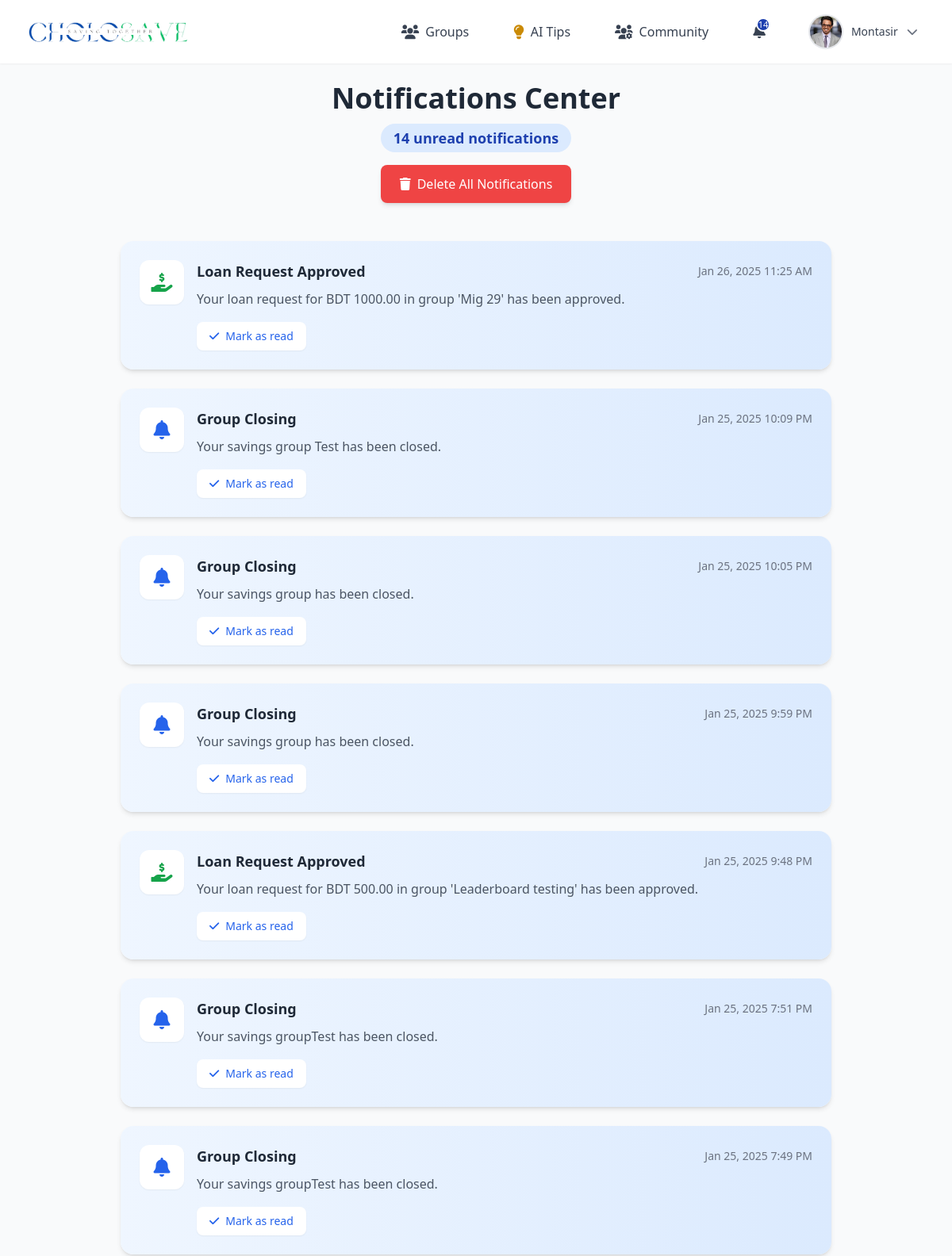
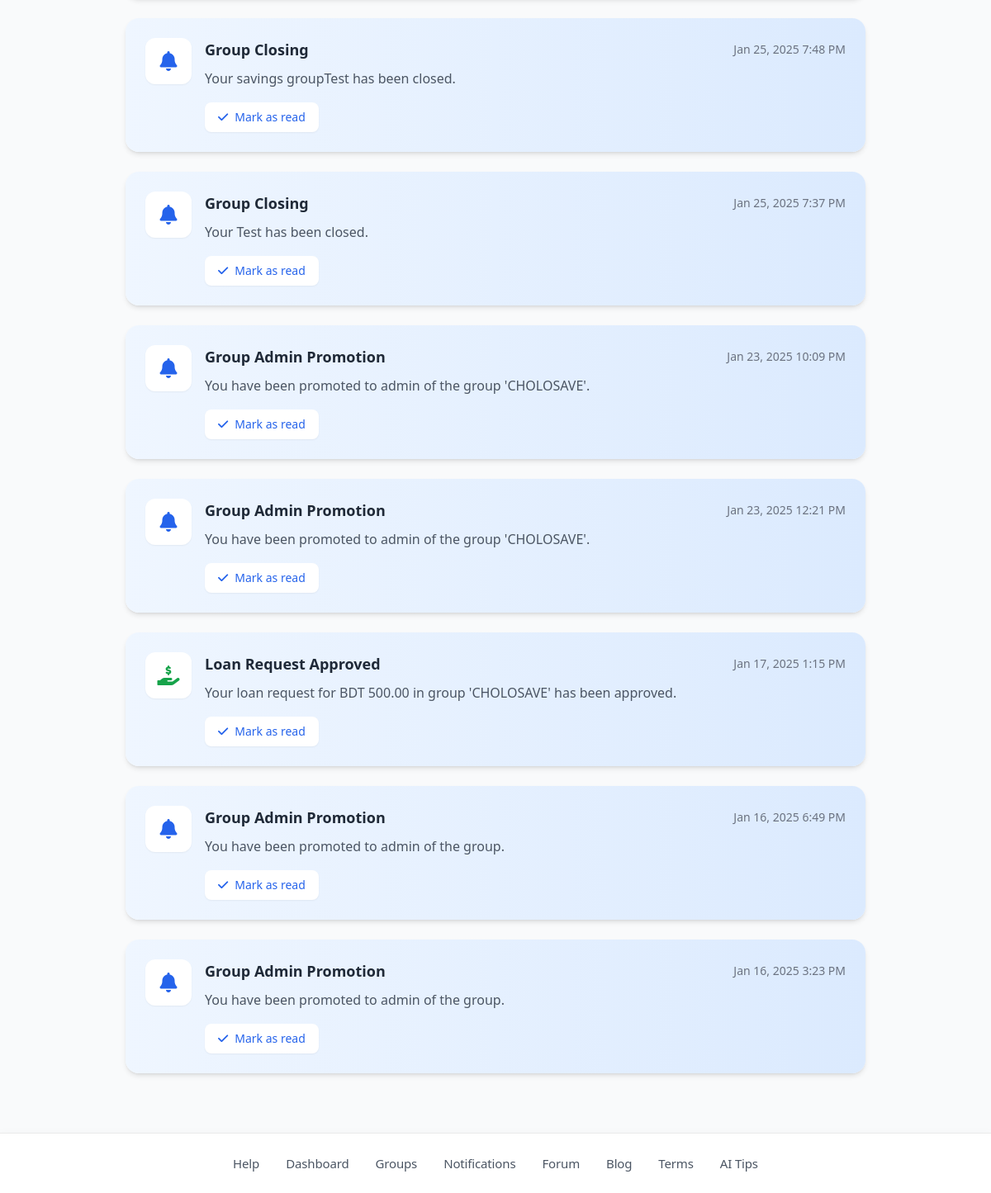
The page /notification.php (signed in) on the database its author committed (2 pictures, top to bottom).
### tables this page shows
CREATE TABLE `users` (
  `id` int(11) NOT NULL,
  `name` varchar(255) DEFAULT NULL,
  `email` varchar(255) DEFAULT NULL,
  `phone_number` varchar(255) DEFAULT NULL,
  `password` varchar(255) DEFAULT NULL,
  `role` enum('user','group_admin','admin') DEFAULT 'user',
  `created_at` timestamp NOT NULL DEFAULT current_timestamp(),
  `profile_picture` varchar(255) NOT NULL,
  `otp` varchar(6) DEFAULT NULL,
  `otp_expiry` datetime DEFAULT NULL
);

CREATE TABLE `notifications` (
  `notification_id` int(11) NOT NULL,
  `target_user_id` int(11) DEFAULT NULL,
  `target_group_id` int(11) DEFAULT NULL,
  `title` varchar(255) NOT NULL,
  `message` text NOT NULL,
  `status` enum('unread','read') DEFAULT 'unread',
  `created_at` timestamp NOT NULL DEFAULT current_timestamp(),
  `type` enum('loan_approval','withdrawal','join_request','payment_reminder','group_loan_request','leave_request','group_withdraw_request','admin_promotion','close_savings') NOT NULL
);

### notification.php (the view, shortened to what this page needs)
<?php
include 'db.php';
include 'includes/header2.php';
$user_id = $_SESSION['user_id'];
$query = "SELECT * FROM notifications WHERE target_user_id = ? ORDER BY created_at DESC";
try {
    $stmt = $conn->prepare($query);
    $stmt->bind_param("i", $user_id);
    $stmt->execute();
    $notifications = $stmt->get_result()->fetch_all(MYSQLI_ASSOC);
    $unread_count = array_reduce($notifications, function ($carry, $item) {
        return $carry + ($item['status'] === 'unread' ? 1 : 0);
    }, 0);
} catch (Exception $e) {
    die("Error: " . $e->getMessage());
}
?>
<!DOCTYPE html>
<html lang="en">
<head>
    <script src="https://cdn.tailwindcss.com"></script>
    <link href="https://cdnjs.cloudflare.com/ajax/libs/font-awesome/6.0.0/css/all.min.css" rel="stylesheet">
</head>
<body class="bg-gradient-to-br from-blue-50 via-gray-50 to-purple-50">
    <div class="wrapper">
        <div class="content">
            <div class="container mx-auto p-6">
                <div class="text-center mb-12">
                    <h1 class="text-4xl font-bold text-gray-800 mb-3">Notifications Center</h1>
                    <p class="text-gray-600 text-lg">
                        <?php if ($unread_count > 0): ?>
                            <span
                                class="badge inline-flex items-center justify-center px-4 py-1 bg-blue-100 text-blue-800 rounded-full font-semibold">
                                <?= $unread_count ?> unread notification<?= $unread_count !== 1 ? 's' : '' ?>
                            </span>
                        <?php else: ?>
                            You're all caught up!
                        <?php endif; ?>
                    </p>
                    <?php if (!empty($notifications)): ?>
                        <form method="POST" class="mt-4">
                            <button type="submit" name="delete_all_notifications"
                                class="inline-flex items-center px-6 py-3 bg-red-500 text-white rounded-lg shadow-md hover:bg-red-600 transition-colors">
                                <i class="fas fa-trash mr-2"></i>
                                Delete All Notifications
                            </button>
                        </form>
                    <?php endif; ?>
                </div>
                <div class="max-w-4xl mx-auto mb-12">
                    <?php if (empty($notifications)): ?>
                        <div class="bg-white rounded-2xl shadow-lg p-12 text-center">
                            <div class="icon-container mb-6">
                                <i class="fas fa-bell-slash text-6xl text-gray-300"></i>
                            </div>
                            <h3 class="text-xl font-semibold text-gray-700 mb-2">No Notifications</h3>
                            <p class="text-gray-500">Your notification center is empty at the moment</p>
                        </div>
                    <?php else: ?>
                        <div class="space-y-6">
                            <?php foreach ($notifications as $index => $notification): ?>
                                <?php
                                $icon = match ($notification['type']) {
                                    'loan_approval' => 'fa-hand-holding-dollar',
                                    'withdrawal' => 'fa-money-bill-transfer',
                                    'join_request' => 'fa-user-plus',
                                    'payment_reminder' => 'fa-clock',
                                    'group_loan_request' => 'fa-money-bill',
                                    'leave_request' => 'fa-user-minus',
                                    'group_withdraw_request' => 'fa-arrow-right-from-bracket',
                                    default => 'fa-bell'
                                };
                                $bgColor = $notification['status'] === 'unread'
                                    ? 'bg-gradient-to-r from-blue-50 to-blue-100'
                                    : 'bg-white';
                                $iconColor = match ($notification['type']) {
                                    'loan_approval' => 'text-green-600',
                                    'withdrawal' => 'text-blue-600',
                                    'join_request' => 'text-purple-600',
                                    'payment_reminder' => 'text-orange-600',
                                    'group_loan_request' => 'text-indigo-600',
                                    'leave_request' => 'text-red-600',
                                    'group_withdraw_request' => 'text-yellow-600',
                                    default => 'text-blue-600'
                                };
                                ?>
                                <div class="notification-card <?= $bgColor ?> rounded-2xl shadow-md p-6"
                                    style="animation-delay: <?= $index * 0.1 ?>s">
                                    <div class="flex items-start gap-4">
                                        <div class="flex-shrink-0">
                                            <div
                                                class="icon-container w-14 h-14 bg-white rounded-xl shadow-sm flex items-center justify-center">
                                                <i class="fas <?= $icon ?> <?= $iconColor ?> text-2xl"></i>
                                            </div>
                                        </div>
                                        <div class="flex-grow">
                                            <div class="flex items-center justify-between mb-2">
                                                <h3 class="text-lg font-semibold text-gray-800">
                                                    <?= htmlspecialchars($notification['title']) ?>
                                                </h3>
                                                <span class="text-sm font-medium text-gray-500">
                                                    <?= date('M j, Y g:i A', strtotime($notification['created_at'])) ?>
                                                </span>
                                            </div>
                                            <p class="text-gray-600 leading-relaxed">
                                                <?= htmlspecialchars($notification['message']) ?>
                                            </p>
                                            <?php if ($notification['status'] === 'unread'): ?>
                                                <form method="POST" class="mt-4">
                                                    <button type="submit" name="mark_read"
                                                        class="mark-read-btn inline-flex items-center px-4 py-2 bg-white rounded-lg shadow-sm text-sm font-medium text-blue-600 hover:bg-blue-50 focus:outline-none focus:ring-2 focus:ring-offset-2 focus:ring-blue-500">
                                                        <i class="fas fa-check mr-2"></i>
                                                        Mark as read
                                                    </button>
                                                </form>
                                            <?php endif; ?>
                                        </div>
                                    </div>
                                </div>
                            <?php endforeach; ?>
                        </div>
                    <?php endif; ?>
                </div>
            </div>
        </div>
        <footer class="mt-auto">
            <?php include 'includes/new_footer.php'; ?>
        </footer>
    </div>
</body>
</html>

### includes/header2.php (shortened to what this page needs)
<?php
include 'db.php';
$user_id = $_SESSION['user_id'];
$sql = "SELECT COUNT(*) as count FROM notifications WHERE target_user_id = ? AND status = 'unread'";
$stmt = $conn->prepare($sql);
$stmt->bind_param("i", $user_id);
$stmt->execute();
$result = $stmt->get_result();
$row = $result->fetch_assoc();
$notificationCount = $row['count'];
$user_name = '';
$profile_picture = '';
$sql_user = "SELECT name, email, profile_picture FROM users WHERE id = ?";
$stmt = $conn->prepare($sql_user);
$stmt->bind_param("i", $user_id);
$stmt->execute();
$result_user = $stmt->get_result();
if ($result_user) {
    $user_data = $result_user->fetch_assoc();
    $user_name = $user_data['name'];
    $profile_picture = $user_data['profile_picture'];
}
?>
<!DOCTYPE html>
<html lang="en">
<head>
    <script src="https://cdn.tailwindcss.com"></script>
    <link rel="stylesheet" href="https://cdnjs.cloudflare.com/ajax/libs/font-awesome/6.0.0-beta3/css/all.min.css">
</head>
<body class="bg-gray-50">
    <header class="bg-white shadow-sm">
        <div class="max-w-7xl mx-auto px-4 sm:px-6 lg:px-8">
            <div class="flex items-center justify-between h-20">
                <div class="logo flex items-center space-x-4">
                    <a href="/CholoSave-CS/user_landing_page.php" class="flex items-center">
                        <img src="/CholoSave-CS/includes/project_logo1.png" alt="CholoSave Logo" class="logo-image">
                    </a>
                </div>
                <div class="hidden md:flex items-center space-x-8">
                    <div class="relative group">
                        <button
                            class="nav-item flex items-center space-x-2 px-3 py-2 text-gray-700 hover:text-gray-900">
                            <i class="fas fa-users text-lg"></i>
                            <span class="font-medium">Groups</span>
                        </button>
                    </div>
                    <div class="relative group">
                        <a href="/CholoSave-CS/ai_tips/ai_tips.php">
                            <button
                                class="nav-item flex items-center space-x-2 px-3 py-2 text-gray-700 hover:text-gray-900">
                                <i class="fas fa-lightbulb text-lg text-yellow-600 animate-pulse"></i>
                                <span class="font-medium">AI Tips</span>
                            </button>
                        </a>
                    </div>
                    <div class="relative group">
                        <button
                            class="nav-item flex items-center space-x-2 px-3 py-2 text-gray-700 hover:text-gray-900">
                            <i class="fas fa-users-cog text-lg"></i>
                            <span class="font-medium">Community</span>
                        </button>
                    </div>
                    <div class="relative">
                        <a href="/CholoSave-CS/notification.php"
                            class="nav-item flex items-center space-x-2 px-3 py-2 text-gray-700 hover:text-gray-900">
                            <div class="relative">
                                <?php if ($notificationCount > 0): ?>
                                    <span class="notification-badge"><?php echo $notificationCount; ?></span>
                                <?php endif; ?>
                            </div>
                        </a>
                    </div>
                    <div class="relative group">
                        <button
                            class="flex items-center space-x-3 px-3 py-2 rounded-full hover:bg-gray-100 transition-colors duration-200">
                            <div class="relative w-10 h-10 rounded-full overflow-hidden ring-2 ring-gray-200">
                                <?php if (!empty($profile_picture) && file_exists('uploads/profile/' . $profile_picture)): ?>
                                    <img src="uploads/profile/<?php echo htmlspecialchars($profile_picture); ?>"
                                        alt="Profile" class="w-full h-full object-cover">
                                <?php else: ?>
                                    <div class="w-full h-full bg-gray-200 flex items-center justify-center">
                                        <i class="fas fa-user text-gray-400"></i>
                                    </div>
                                <?php endif; ?>
                            </div>
                            <span
                                class="text-sm font-medium text-gray-700"><?php echo htmlspecialchars($user_name); ?></span>
                            <i class="fas fa-chevron-down text-sm text-gray-500"></i>
                        </button>
                    </div>
                </div>
            </div>
    </header>
</body>
</html>

### includes/header2.php (style rules this page uses)
body { font-family: 'Poppins', sans-serif; }
.nav-item { transition: all 0.3s ease; position: relative; }
.nav-item::after { content: ''; position: absolute; width: 0; height: 2px; bottom: -4px; left: 0; background-color: #1E40AF; transition: width 0.3s ease; }
.logo a { font-size: 1.8rem; font-weight: 700; background: linear-gradient(135deg, #003366 0%, #004080 100%); -webkit-background-clip: text; -webkit-text-fill-color: transparent; text-decoration: none; }
.notification-badge { position: absolute; top: -6px; right: -6px; background: #1E40AF; border-radius: 50%; width: 18px; height: 18px; font-size: 11px; display: flex; align-items: center; justify-content: center; color: white; border: 2px solid white; }
.animate-pulse { animation: pulse 1s infinite; }
.logo-image { max-height: 3rem; width: auto; object-fit: contain; }

### notification.php (style rules this page uses)
html, body { height: 100%; margin: 0; }
.wrapper { min-height: 100%; display: flex; flex-direction: column; }
.content { flex: 1; }
.notification-card { transition: all 0.3s ease; animation: slideIn 0.5s ease-out; }
.icon-container { transition: all 0.3s ease; }
.mark-read-btn { transition: all 0.2s ease; }
.badge { animation: pulse 2s infinite; }

### includes/new_footer.php (style rules this page uses)
html, body { height: 100%; margin: 0; padding: 0; font-family: system-ui, -apple-system, BlinkMacSystemFont, 'Segoe UI', Roboto, Oxygen, Ubuntu, Cantarell, sans-serif; }
.wrapper { min-height: 50%; display: flex; flex-direction: column; }
.content { flex: 1; }

### rows shown on the page
users: profile_picture (picture), name "Montasir"
notifications: title "Loan Request Approved", created_at "Jan 26, 2025 11:25 AM", message "Your loan request for BDT 1000.00 in group 'Mig 29' has been approved."
notifications: title "Group Closing", created_at "Jan 25, 2025 10:09 PM", message "Your savings group Test has been closed."
notifications: title "Group Closing", created_at "Jan 25, 2025 10:05 PM", message "Your savings group has been closed."
notifications: title "Group Closing", created_at "Jan 25, 2025 9:59 PM", message "Your savings group has been closed."
notifications: title "Loan Request Approved", created_at "Jan 25, 2025 9:48 PM", message "Your loan request for BDT 500.00 in group 'Leaderboard testing' has been approved."
notifications: title "Group Closing", created_at "Jan 25, 2025 7:51 PM", message "Your savings groupTest has been closed."
notifications: title "Group Closing", created_at "Jan 25, 2025 7:49 PM", message "Your savings groupTest has been closed."
notifications: title "Group Closing", created_at "Jan 25, 2025 7:48 PM", message "Your savings groupTest has been closed."
notifications: title "Group Closing", created_at "Jan 25, 2025 7:37 PM", message "Your Test has been closed."
notifications: title "Group Admin Promotion", created_at "Jan 23, 2025 10:09 PM", message "You have been promoted to admin of the group 'CHOLOSAVE'."
notifications: title "Group Admin Promotion", created_at "Jan 23, 2025 12:21 PM", message "You have been promoted to admin of the group 'CHOLOSAVE'."
notifications: title "Loan Request Approved", created_at "Jan 17, 2025 1:15 PM", message "Your loan request for BDT 500.00 in group 'CHOLOSAVE' has been approved."
notifications: title "Group Admin Promotion", created_at "Jan 16, 2025 6:49 PM", message "You have been promoted to admin of the group."
notifications: title "Group Admin Promotion", created_at "Jan 16, 2025 3:23 PM", message "You have been promoted to admin of the group."

### other values the page prints
$notificationCount "14"
$unread_count "14"
